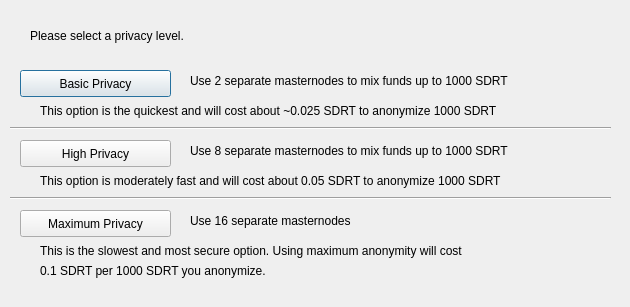
<?xml version="1.0" encoding="UTF-8"?>
<ui version="4.0">
 <class>DarksendConfig</class>
 <widget class="QDialog" name="DarksendConfig">
  <property name="geometry">
   <rect>
    <x>0</x>
    <y>0</y>
    <width>630</width>
    <height>307</height>
   </rect>
  </property>
  <property name="windowTitle">
   <string>Configure PrivateSend</string>
  </property>
  <widget class="QPushButton" name="buttonBasic">
   <property name="geometry">
    <rect>
     <x>20</x>
     <y>70</y>
     <width>151</width>
     <height>27</height>
    </rect>
   </property>
   <property name="text">
    <string>Basic Privacy</string>
   </property>
  </widget>
  <widget class="QPushButton" name="buttonHigh">
   <property name="geometry">
    <rect>
     <x>20</x>
     <y>140</y>
     <width>151</width>
     <height>27</height>
    </rect>
   </property>
   <property name="text">
    <string>High Privacy</string>
   </property>
  </widget>
  <widget class="QPushButton" name="buttonMax">
   <property name="geometry">
    <rect>
     <x>20</x>
     <y>210</y>
     <width>151</width>
     <height>27</height>
    </rect>
   </property>
   <property name="text">
    <string>Maximum Privacy</string>
   </property>
  </widget>
  <widget class="QLabel" name="label">
   <property name="geometry">
    <rect>
     <x>30</x>
     <y>20</y>
     <width>571</width>
     <height>31</height>
    </rect>
   </property>
   <property name="text">
    <string>Please select a privacy level.</string>
   </property>
  </widget>
  <widget class="QLabel" name="label_2">
   <property name="geometry">
    <rect>
     <x>190</x>
     <y>70</y>
     <width>421</width>
     <height>21</height>
    </rect>
   </property>
   <property name="text">
    <string>Use 2 separate masternodes to mix funds up to 1000 SDRT</string>
   </property>
  </widget>
  <widget class="QLabel" name="label_3">
   <property name="geometry">
    <rect>
     <x>190</x>
     <y>140</y>
     <width>411</width>
     <height>21</height>
    </rect>
   </property>
   <property name="text">
    <string>Use 8 separate masternodes to mix funds up to 1000 SDRT</string>
   </property>
  </widget>
  <widget class="QLabel" name="label_4">
   <property name="geometry">
    <rect>
     <x>190</x>
     <y>210</y>
     <width>421</width>
     <height>21</height>
    </rect>
   </property>
   <property name="text">
    <string>Use 16 separate masternodes</string>
   </property>
  </widget>
  <widget class="QLabel" name="label_6">
   <property name="geometry">
    <rect>
     <x>40</x>
     <y>100</y>
     <width>561</width>
     <height>21</height>
    </rect>
   </property>
   <property name="text">
    <string>This option is the quickest and will cost about ~0.025 SDRT to anonymize 1000 SDRT</string>
   </property>
  </widget>
  <widget class="QLabel" name="label_7">
   <property name="geometry">
    <rect>
     <x>40</x>
     <y>170</y>
     <width>561</width>
     <height>21</height>
    </rect>
   </property>
   <property name="text">
    <string>This option is moderately fast and will cost about 0.05 SDRT to anonymize 1000 SDRT</string>
   </property>
  </widget>
  <widget class="QLabel" name="label_8">
   <property name="geometry">
    <rect>
     <x>40</x>
     <y>240</y>
     <width>561</width>
     <height>21</height>
    </rect>
   </property>
   <property name="text">
    <string>This is the slowest and most secure option. Using maximum anonymity will cost</string>
   </property>
  </widget>
  <widget class="QLabel" name="label_9">
   <property name="geometry">
    <rect>
     <x>40</x>
     <y>260</y>
     <width>561</width>
     <height>21</height>
    </rect>
   </property>
   <property name="text">
    <string>0.1 SDRT per 1000 SDRT you anonymize.</string>
   </property>
  </widget>
  <widget class="Line" name="line">
   <property name="geometry">
    <rect>
     <x>10</x>
     <y>120</y>
     <width>601</width>
     <height>16</height>
    </rect>
   </property>
   <property name="orientation">
    <enum>Qt::Horizontal</enum>
   </property>
  </widget>
  <widget class="Line" name="line_2">
   <property name="geometry">
    <rect>
     <x>10</x>
     <y>190</y>
     <width>601</width>
     <height>16</height>
    </rect>
   </property>
   <property name="orientation">
    <enum>Qt::Horizontal</enum>
   </property>
  </widget>
 </widget>
 <resources/>
 <connections/>
</ui>
